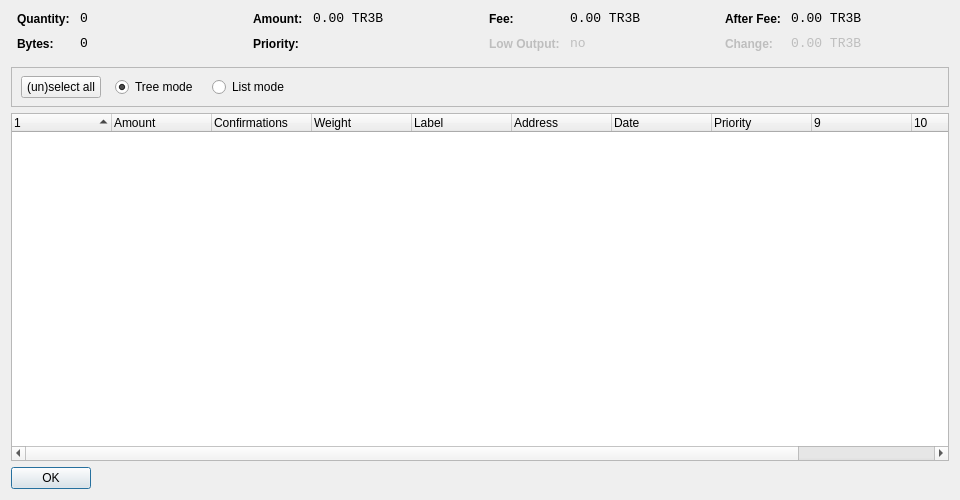
<?xml version="1.0" encoding="UTF-8"?>
<ui version="4.0">
 <class>CoinControlDialog</class>
 <widget class="QDialog" name="CoinControlDialog">
  <property name="geometry">
   <rect>
    <x>0</x>
    <y>0</y>
    <width>960</width>
    <height>500</height>
   </rect>
  </property>
  <property name="windowTitle">
   <string>Coin Control</string>
  </property>
  <layout class="QVBoxLayout" name="verticalLayout">
   <item>
    <layout class="QHBoxLayout" name="horizontalLayoutTop" stretch="0,0,0,0">
     <property name="topMargin">
      <number>0</number>
     </property>
     <property name="bottomMargin">
      <number>10</number>
     </property>
     <item>
      <layout class="QFormLayout" name="formLayoutCoinControl1">
       <property name="horizontalSpacing">
        <number>10</number>
       </property>
       <property name="verticalSpacing">
        <number>10</number>
       </property>
       <property name="leftMargin">
        <number>6</number>
       </property>
       <property name="rightMargin">
        <number>6</number>
       </property>
       <item row="0" column="0">
        <widget class="QLabel" name="labelCoinControlQuantityText">
         <property name="styleSheet">
          <string notr="true">font-weight:bold;</string>
         </property>
         <property name="text">
          <string>Quantity:</string>
         </property>
        </widget>
       </item>
       <item row="0" column="1">
        <widget class="QLabel" name="labelCoinControlQuantity">
         <property name="font">
          <font>
           <family>Monospace</family>
           <pointsize>10</pointsize>
          </font>
         </property>
         <property name="cursor">
          <cursorShape>IBeamCursor</cursorShape>
         </property>
         <property name="contextMenuPolicy">
          <enum>Qt::ActionsContextMenu</enum>
         </property>
         <property name="text">
          <string notr="true">0</string>
         </property>
         <property name="textInteractionFlags">
          <set>Qt::LinksAccessibleByMouse|Qt::TextSelectableByKeyboard|Qt::TextSelectableByMouse</set>
         </property>
        </widget>
       </item>
       <item row="1" column="0">
        <widget class="QLabel" name="labelCoinControlBytesText">
         <property name="styleSheet">
          <string notr="true">font-weight:bold;</string>
         </property>
         <property name="text">
          <string>Bytes:</string>
         </property>
        </widget>
       </item>
       <item row="1" column="1">
        <widget class="QLabel" name="labelCoinControlBytes">
         <property name="font">
          <font>
           <family>Monospace</family>
           <pointsize>10</pointsize>
          </font>
         </property>
         <property name="cursor">
          <cursorShape>IBeamCursor</cursorShape>
         </property>
         <property name="contextMenuPolicy">
          <enum>Qt::ActionsContextMenu</enum>
         </property>
         <property name="text">
          <string notr="true">0</string>
         </property>
         <property name="textInteractionFlags">
          <set>Qt::LinksAccessibleByMouse|Qt::TextSelectableByKeyboard|Qt::TextSelectableByMouse</set>
         </property>
        </widget>
       </item>
      </layout>
     </item>
     <item>
      <layout class="QFormLayout" name="formLayoutCoinControl2">
       <property name="horizontalSpacing">
        <number>10</number>
       </property>
       <property name="verticalSpacing">
        <number>10</number>
       </property>
       <property name="leftMargin">
        <number>6</number>
       </property>
       <property name="rightMargin">
        <number>6</number>
       </property>
       <item row="0" column="0">
        <widget class="QLabel" name="labelCoinControlAmountText">
         <property name="styleSheet">
          <string notr="true">font-weight:bold;</string>
         </property>
         <property name="text">
          <string>Amount:</string>
         </property>
        </widget>
       </item>
       <item row="0" column="1">
        <widget class="QLabel" name="labelCoinControlAmount">
         <property name="font">
          <font>
           <family>Monospace</family>
           <pointsize>10</pointsize>
          </font>
         </property>
         <property name="cursor">
          <cursorShape>IBeamCursor</cursorShape>
         </property>
         <property name="contextMenuPolicy">
          <enum>Qt::ActionsContextMenu</enum>
         </property>
         <property name="text">
          <string notr="true">0.00 TR3B</string>
         </property>
         <property name="textInteractionFlags">
          <set>Qt::LinksAccessibleByMouse|Qt::TextSelectableByKeyboard|Qt::TextSelectableByMouse</set>
         </property>
        </widget>
       </item>
       <item row="1" column="0">
        <widget class="QLabel" name="labelCoinControlPriorityText">
         <property name="styleSheet">
          <string notr="true">font-weight:bold;</string>
         </property>
         <property name="text">
          <string>Priority:</string>
         </property>
        </widget>
       </item>
       <item row="1" column="1">
        <widget class="QLabel" name="labelCoinControlPriority">
         <property name="font">
          <font>
           <family>Monospace</family>
           <pointsize>10</pointsize>
          </font>
         </property>
         <property name="cursor">
          <cursorShape>IBeamCursor</cursorShape>
         </property>
         <property name="contextMenuPolicy">
          <enum>Qt::ActionsContextMenu</enum>
         </property>
         <property name="text">
          <string/>
         </property>
         <property name="textInteractionFlags">
          <set>Qt::LinksAccessibleByMouse|Qt::TextSelectableByKeyboard|Qt::TextSelectableByMouse</set>
         </property>
        </widget>
       </item>
      </layout>
     </item>
     <item>
      <layout class="QFormLayout" name="formLayoutCoinControl3">
       <property name="horizontalSpacing">
        <number>10</number>
       </property>
       <property name="verticalSpacing">
        <number>10</number>
       </property>
       <property name="leftMargin">
        <number>6</number>
       </property>
       <property name="rightMargin">
        <number>6</number>
       </property>
       <item row="0" column="0">
        <widget class="QLabel" name="labelCoinControlFeeText">
         <property name="styleSheet">
          <string notr="true">font-weight:bold;</string>
         </property>
         <property name="text">
          <string>Fee:</string>
         </property>
        </widget>
       </item>
       <item row="0" column="1">
        <widget class="QLabel" name="labelCoinControlFee">
         <property name="font">
          <font>
           <family>Monospace</family>
           <pointsize>10</pointsize>
          </font>
         </property>
         <property name="cursor">
          <cursorShape>IBeamCursor</cursorShape>
         </property>
         <property name="contextMenuPolicy">
          <enum>Qt::ActionsContextMenu</enum>
         </property>
         <property name="text">
          <string notr="true">0.00 TR3B</string>
         </property>
         <property name="textInteractionFlags">
          <set>Qt::LinksAccessibleByMouse|Qt::TextSelectableByKeyboard|Qt::TextSelectableByMouse</set>
         </property>
        </widget>
       </item>
       <item row="1" column="0">
        <widget class="QLabel" name="labelCoinControlLowOutputText">
         <property name="enabled">
          <bool>false</bool>
         </property>
         <property name="styleSheet">
          <string notr="true">font-weight:bold;</string>
         </property>
         <property name="text">
          <string>Low Output:</string>
         </property>
        </widget>
       </item>
       <item row="1" column="1">
        <widget class="QLabel" name="labelCoinControlLowOutput">
         <property name="enabled">
          <bool>false</bool>
         </property>
         <property name="font">
          <font>
           <family>Monospace</family>
           <pointsize>10</pointsize>
          </font>
         </property>
         <property name="cursor">
          <cursorShape>IBeamCursor</cursorShape>
         </property>
         <property name="contextMenuPolicy">
          <enum>Qt::ActionsContextMenu</enum>
         </property>
         <property name="text">
          <string notr="true">no</string>
         </property>
         <property name="textInteractionFlags">
          <set>Qt::LinksAccessibleByMouse|Qt::TextSelectableByKeyboard|Qt::TextSelectableByMouse</set>
         </property>
        </widget>
       </item>
      </layout>
     </item>
     <item>
      <layout class="QFormLayout" name="formLayoutCoinControl4">
       <property name="horizontalSpacing">
        <number>10</number>
       </property>
       <property name="verticalSpacing">
        <number>10</number>
       </property>
       <property name="leftMargin">
        <number>6</number>
       </property>
       <property name="rightMargin">
        <number>6</number>
       </property>
       <item row="0" column="0">
        <widget class="QLabel" name="labelCoinControlAfterFeeText">
         <property name="styleSheet">
          <string notr="true">font-weight:bold;</string>
         </property>
         <property name="text">
          <string>After Fee:</string>
         </property>
        </widget>
       </item>
       <item row="0" column="1">
        <widget class="QLabel" name="labelCoinControlAfterFee">
         <property name="font">
          <font>
           <family>Monospace</family>
           <pointsize>10</pointsize>
          </font>
         </property>
         <property name="cursor">
          <cursorShape>IBeamCursor</cursorShape>
         </property>
         <property name="contextMenuPolicy">
          <enum>Qt::ActionsContextMenu</enum>
         </property>
         <property name="text">
          <string notr="true">0.00 TR3B</string>
         </property>
         <property name="textInteractionFlags">
          <set>Qt::LinksAccessibleByMouse|Qt::TextSelectableByKeyboard|Qt::TextSelectableByMouse</set>
         </property>
        </widget>
       </item>
       <item row="1" column="0">
        <widget class="QLabel" name="labelCoinControlChangeText">
         <property name="enabled">
          <bool>false</bool>
         </property>
         <property name="styleSheet">
          <string notr="true">font-weight:bold;</string>
         </property>
         <property name="text">
          <string>Change:</string>
         </property>
        </widget>
       </item>
       <item row="1" column="1">
        <widget class="QLabel" name="labelCoinControlChange">
         <property name="enabled">
          <bool>false</bool>
         </property>
         <property name="font">
          <font>
           <family>Monospace</family>
           <pointsize>10</pointsize>
          </font>
         </property>
         <property name="cursor">
          <cursorShape>IBeamCursor</cursorShape>
         </property>
         <property name="contextMenuPolicy">
          <enum>Qt::ActionsContextMenu</enum>
         </property>
         <property name="text">
          <string notr="true">0.00 TR3B</string>
         </property>
         <property name="textInteractionFlags">
          <set>Qt::LinksAccessibleByMouse|Qt::TextSelectableByKeyboard|Qt::TextSelectableByMouse</set>
         </property>
        </widget>
       </item>
      </layout>
     </item>
    </layout>
   </item>
   <item>
    <widget class="QFrame" name="frame">
     <property name="minimumSize">
      <size>
       <width>0</width>
       <height>40</height>
      </size>
     </property>
     <property name="frameShape">
      <enum>QFrame::StyledPanel</enum>
     </property>
     <property name="frameShadow">
      <enum>QFrame::Sunken</enum>
     </property>
     <widget class="QWidget" name="horizontalLayoutWidget">
      <property name="geometry">
       <rect>
        <x>10</x>
        <y>0</y>
        <width>781</width>
        <height>41</height>
       </rect>
      </property>
      <layout class="QHBoxLayout" name="horizontalLayoutPanel" stretch="0,0,0,0,0">
       <property name="spacing">
        <number>14</number>
       </property>
       <item>
        <widget class="QPushButton" name="pushButtonSelectAll">
         <property name="sizePolicy">
          <sizepolicy hsizetype="Maximum" vsizetype="Fixed">
           <horstretch>0</horstretch>
           <verstretch>0</verstretch>
          </sizepolicy>
         </property>
         <property name="text">
          <string>(un)select all</string>
         </property>
        </widget>
       </item>
       <item>
        <widget class="QRadioButton" name="radioTreeMode">
         <property name="sizePolicy">
          <sizepolicy hsizetype="Maximum" vsizetype="Fixed">
           <horstretch>0</horstretch>
           <verstretch>0</verstretch>
          </sizepolicy>
         </property>
         <property name="text">
          <string>Tree mode</string>
         </property>
         <property name="checked">
          <bool>true</bool>
         </property>
        </widget>
       </item>
       <item>
        <widget class="QRadioButton" name="radioListMode">
         <property name="sizePolicy">
          <sizepolicy hsizetype="Maximum" vsizetype="Fixed">
           <horstretch>0</horstretch>
           <verstretch>0</verstretch>
          </sizepolicy>
         </property>
         <property name="text">
          <string>List mode</string>
         </property>
        </widget>
       </item>
       <item>
        <spacer name="horizontalSpacer">
         <property name="orientation">
          <enum>Qt::Horizontal</enum>
         </property>
         <property name="sizeHint" stdset="0">
          <size>
           <width>40</width>
           <height>20</height>
          </size>
         </property>
        </spacer>
       </item>
      </layout>
     </widget>
    </widget>
   </item>
   <item>
    <widget class="CoinControlTreeWidget" name="treeWidget">
     <property name="contextMenuPolicy">
      <enum>Qt::CustomContextMenu</enum>
     </property>
     <property name="sortingEnabled">
      <bool>false</bool>
     </property>
     <property name="columnCount">
      <number>11</number>
     </property>
     <attribute name="headerShowSortIndicator" stdset="0">
      <bool>true</bool>
     </attribute>
     <attribute name="headerStretchLastSection">
      <bool>false</bool>
     </attribute>
     <column>
      <property name="text">
       <string/>
      </property>
     </column>
     <column>
      <property name="text">
       <string>Amount</string>
      </property>
     </column>
     <column>
      <property name="text">
       <string>Confirmations</string>
      </property>
      <property name="toolTip">
       <string>Confirmed</string>
      </property>
     </column>
     <column>
      <property name="text">
       <string>Weight</string>
      </property>
     </column>	 	 
     <column>
      <property name="text">
       <string>Label</string>
      </property>
     </column>
     <column>
      <property name="text">
       <string>Address</string>
      </property>
     </column>
     <column>
      <property name="text">
       <string>Date</string>
      </property>
     </column>
     <column>
      <property name="text">
       <string>Priority</string>
      </property>
     </column>
     <column>
      <property name="text">
       <string/>
      </property>
     </column>
     <column>
      <property name="text">
       <string/>
      </property>
     </column>
     <column>
      <property name="text">
       <string/>
      </property>
     </column>
     <column>
      <property name="text">
       <string/>
      </property>
     </column>
    </widget>
   </item>
   <item>
    <widget class="QDialogButtonBox" name="buttonBox">
     <property name="sizePolicy">
      <sizepolicy hsizetype="Maximum" vsizetype="Fixed">
       <horstretch>0</horstretch>
       <verstretch>0</verstretch>
      </sizepolicy>
     </property>
     <property name="orientation">
      <enum>Qt::Horizontal</enum>
     </property>
     <property name="standardButtons">
      <set>QDialogButtonBox::Ok</set>
     </property>
    </widget>
   </item>
  </layout>
 </widget>
 <customwidgets>
  <customwidget>
   <class>CoinControlTreeWidget</class>
   <extends>QTreeWidget</extends>
   <header>coincontroltreewidget.h</header>
  </customwidget>
 </customwidgets>
 <resources/>
 <connections/>
</ui>
